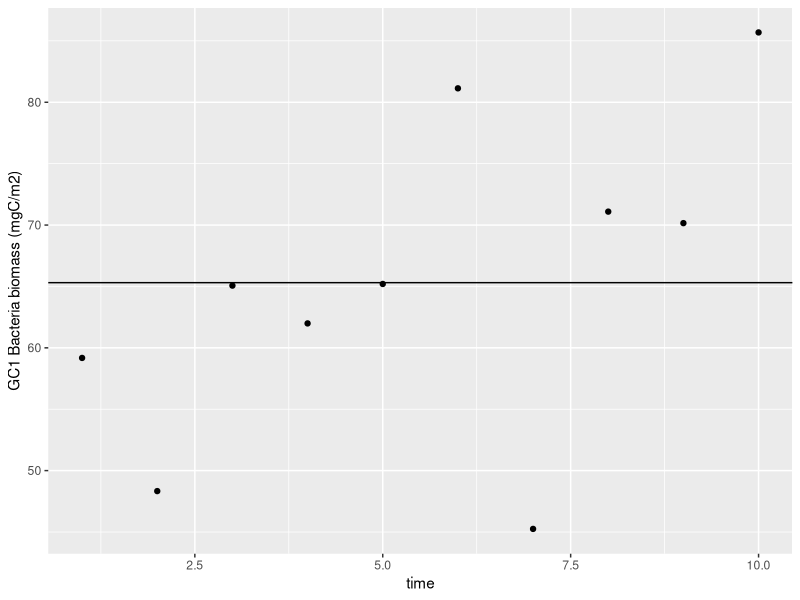

R code for this plot:
rm(list=ls())
library(readxl)
library(dplyr)
GPSC_bac <- read_excel("data/GPSC_bact/GPSC_bacteria_count_OR1-1190.xlsx")
GPSC_bac %>% select(`Bacterial Cell Count`) 
A<-9^2*pi   #well area (mm^2)
a<-0.11^2*pi #view area (mm^2)
V<-0.1/2    #sample volume	(ml=cm3)
GC1_bac<-data.frame(time=seq(1:10),
                    count=as.numeric(unlist(GPSC_bac[2:11,2])))

GC1_bac<-GC1_bac %>% 
  mutate(num=count*A/a/V) %>% #count* A/a/V *10 cm = # bac/ cm3
  mutate(biomass=num*10*10*10^(-12)/10^(-4))
# Convert to biomass (assuming 10 fgC cell-1, Deming & Capenter 2008)
# # bac/cm3 * 10cm *10 fgC/bac = #fgC/cm2->*E-12/E-4= # mgC/m2


library(ggplot2)
ggplot(data=GC1_bac,aes(x=time, y=biomass))+
  geom_point()+
  ylab("GC1 Bacteria biomass (mgC/m2)")+
  geom_hline(yintercept = mean(GC1_bac$biomass))

mean(GC1_bac$biomass)
sd(GC1_bac$biomass)
